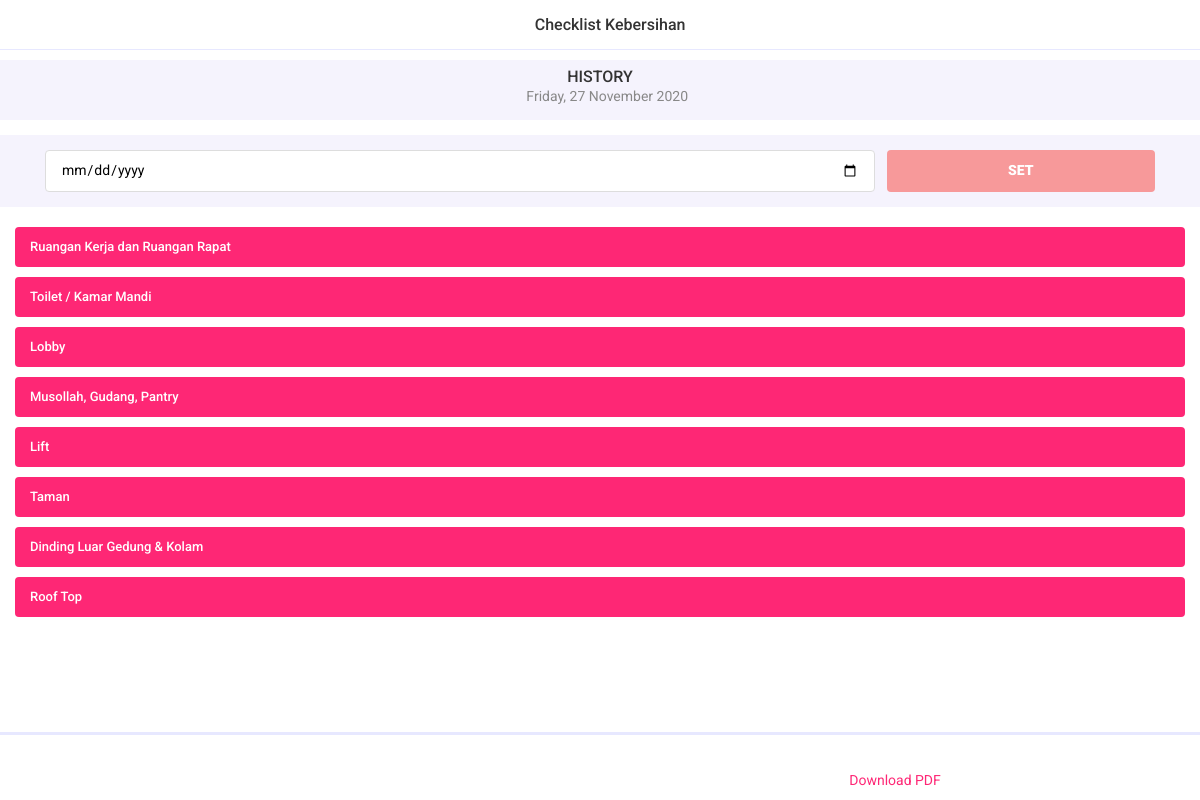
Page /cleaning/history (signed in) on the earlier database version.
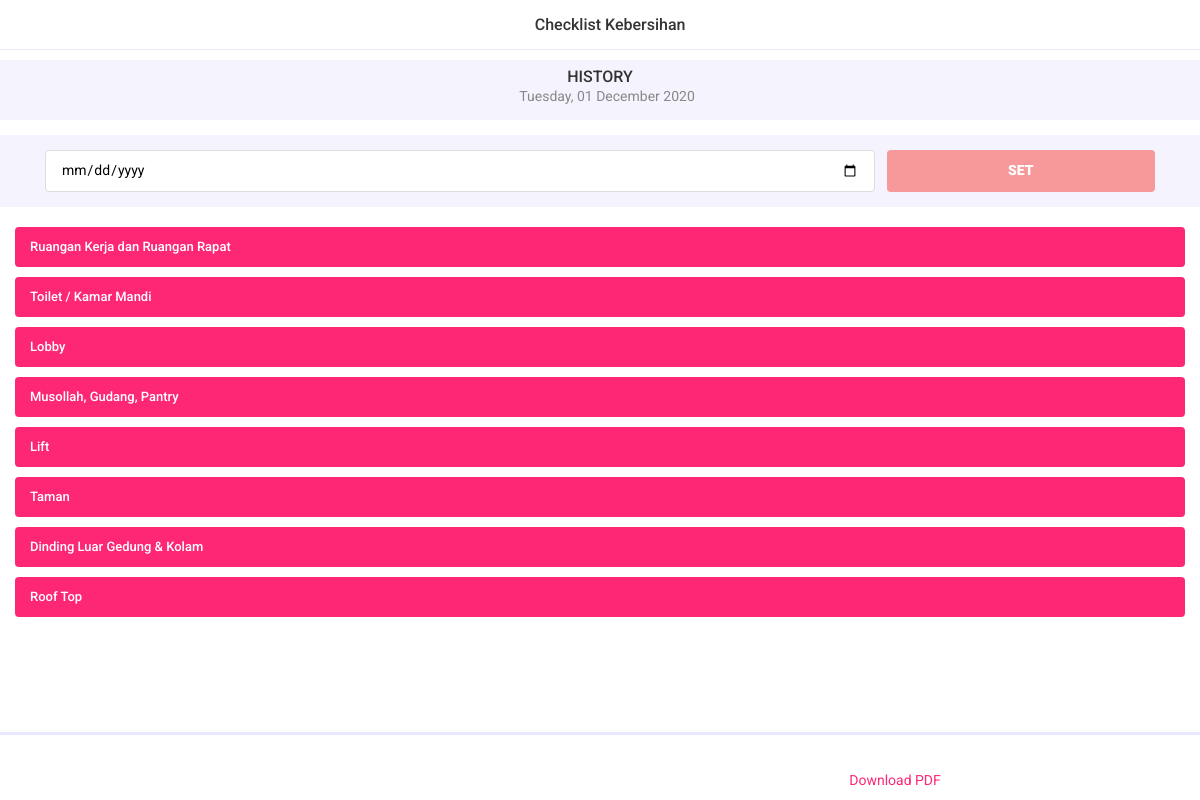
Same page on the later database version.
### cleaning/models.py (models this page shows, shortened)
class cln_latest_history(models.Model):
    history = models.DateField(
        name="history", auto_now=False, auto_now_add=False, verbose_name="History")
    class Meta:
        db_table = ''
        managed = True
        verbose_name = 'history'
        verbose_name_plural = 'histories'

### cleaning/views.py (the view)
# urls.py: path('history', cln_history, name='cln_history'),
@login_required(login_url='user_login')
def cln_history(request):
    obj = cln_latest_history.objects.get(id=1)
    if request.method == 'POST':
        tgl = request.POST.get('date')
        if tgl:
            obj.history = datetime.strptime(tgl, '%Y-%m-%d').date()
            obj.save()
    areas = cln_area.objects.all()
    subareas = cln_subarea.objects.all()
    dailies = cln_daily.objects.filter(hariIni=obj.history)
    dailies_queryset = dailies.count()
    days = None
    if request.user.groups.all().first().name == 'maker':
        days = cln_day.objects.filter(Q(hariIni=date.today()) & Q(clnMaker__isnull=True) & Q(
            clnChecker__isnull=True) & Q(clnSigner__isnull=True))
    if request.user.groups.all().first().name == 'checker':
        days = cln_day.objects.filter(Q(hariIni=date.today()) & Q(clnMaker__isnull=False) & Q(
            clnChecker__isnull=True) & Q(clnSigner__isnull=True))
    if request.user.groups.all().first().name == 'signer':
        days = cln_day.objects.filter(Q(hariIni=date.today()) & Q(clnMaker__isnull=False) & Q(
            clnChecker__isnull=False) & Q(clnSigner__isnull=True))
    context = {
        'areas': areas,
        'subareas': subareas,
        'harians': dailies,
        'tanggal': obj.history,
        'areaCount': dailies_queryset,
        'title': 'Checklist Kebersihan',
        'days':days
    }
    return render(request, 'cleaning/cln_history.html', context)

### templates/cleaning/cln_history.html (shortened to what this page needs)
{% extends "base.html" %}{% load static %}
{% block navbar %}
<div class="left"><a href="{% url 'cln_home' %}" class="link"><i class="icon ion-ios-arrow-back"></i></a>
</div>
<div class="title">{{title}}</div>
{% endblock navbar %}
{% block page_wrapper %}
<div class="newsletter bg-lightblue py-2">
    <div class="section-title text-center title-large">
        <h6>HISTORY</h6>
        <p><i class="icon ion-ios-calendar"></i> {{tanggal | date:"l, d F Y"}}</p>
    </div>
</div>
<div class="separator-small"></div>
<div class="form-elements bg-lightblue">
    <div class="separator-small"></div>
    <div class="container">
        <form method="POST" class="form-outline form-horizontal">
            <div class="form-wrapper">
                <div class="input-wrap row">
                    <div class="col-9">
                        <input type="date" name="date" id="date" class="date" autocomplete="off" value="01-01-2000"
                            placeholder="Select Date">
                    </div>
                    <div class="col-3">
                        <div class="button-default">
                            <button class="button minus-button bg-red select-date">SET</button>
                        </div>
                    </div>
                </div>
            </div>
        </form>
    </div>
    <div class="separator-small"></div>
</div>
<div class="separator-medium"></div>
{% if areaCount == 0 %}
<div class="maintenance">
    <div class="container">
        <img src="{% static 'images/maintenance.png' %}" height="300" width="300" alt="">
        <h5 class="mb-5" style="color: red;"><strong>Area Not Found</strong></h5>
        <div class="button-default">
            <div class="row">
                <div class="col-6">
                    <a href="{% url 'cln_settings' %}" class="button">Settings</a>
                </div>
                <div class="col-6">
                    <a href="{% url 'cln_area_add' %}" class="button button-outline">Create Area</a>
                </div>
            </div>
        </div>
    </div>
</div>
{% else %}
<div id="accordionParent" class="accordion accordion-inset">
    {% for area in areas %}
    <div class="accordion-item">
        <div class="accordion-title collapsed" data-toggle="collapse" data-target="#accordionTwo{{area.pk}}">
            {{area.namaArea}}
        </div>
    </div>
    {% endfor %}
</div>
{% endif %}
{% endblock page_wrapper %}
{% block toolbar_bottom %}
<div class="separator-large"></div>
<ul class="toolbar-bottom toolbar-wrap">
    <li class="toolbar-item">
    </li>
    <li class="toolbar-item">
        <a href="{% url 'cln_history_download_pdf' %}" class="toolbar-link toolbar-link-active">
            <i class="icon ion-ios-download"></i>
            <p>Download PDF</p>
        </a>
    </li>
</ul>
{% endblock toolbar_bottom %}

Differences in the rows shown:
changed cln_latest_history: history "Friday, 27 November 2020" → "Tuesday, 01 December 2020"
